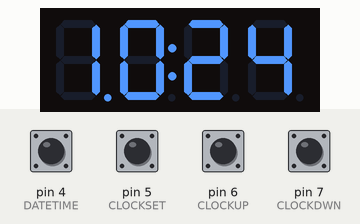
Bench run of a sketch on a simulated Arduino Uno, built with avr-gcc and run on an emulated ATmega328P. Parts: 4-digit seven-segment display. The test bench sets the inputs (shaded band); at power-on: pin 4 (DATETIME), pin 5 (CLOCKSET), pin 6 (CLOCKUP), pin 7 (CLOCKDWN) HIGH. The local clock reads 2024-03-15 10:24:30 at power-on unless the sketch sets it.

Above: at 1.2 s.
1.3 s: pin 5 (CLOCKSET) pulled LOW for 0.15 s
At 2.7 s:
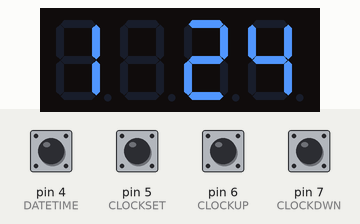
3.1 s: pin 6 (CLOCKUP) pulled LOW for 1 s
At 5.3 s:
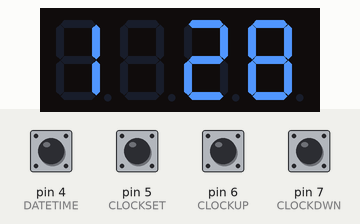
5.6 s: pin 5 (CLOCKSET) pulled LOW for 1 s
At 7.8 s:
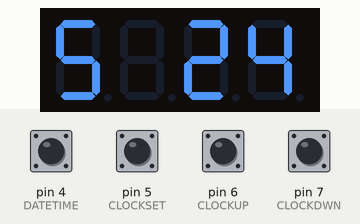
8.1 s: pin 7 (CLOCKDWN) pulled LOW for 0.15 s
At 9.4 s:
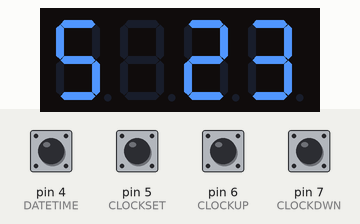
9.9 s: pin 7 (CLOCKDWN) pulled LOW for 1 s
At 11.9 s:
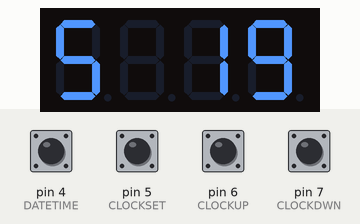
Timing chart, 0 to 13.4 s (numbered marks = the images above; inputs shaded):
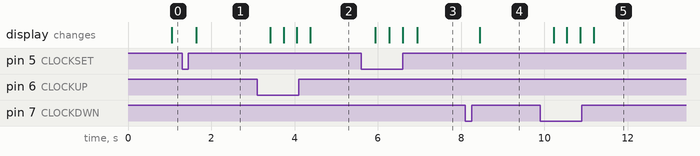

The sketch:

gawclock.ino
```cpp
/* ------------------------------------------------------------------------- *
 * Name   : gawclock
 * Author : Gerard Wassink
 * Date   : December 2022
 * Purpose: Show time from RTC module on 7 segment displays
 * Versions:
 *   0.1  : Initial code base
 *   0.2  : Built in setting the clock
 *   0.3  : Credits for used libraries
 *          Code cleanup and more comments
 *   0.4  : Built in brightness adjusting
 *   1.0  : Some code cleanup
 *   1.1  : Updated pin numbers for new clock
 *          Default to show time when datetime button not implemented
 *
 * ------------------------------------------------------------------------- */
#define progVersion "1.1"                   // Program version definition
/* ------------------------------------------------------------------------- *
 *             GNU LICENSE CONDITIONS
 * ------------------------------------------------------------------------- *
 * This program is free software; you can redistribute it and/or modify
 * it under the terms of the GNU General Public License as published by
 * the Free Software Foundation; either version 2 of the License, or
 * (at your option) any later version.
 *
 * This program is distributed in the hope that it will be useful,
 * but WITHOUT ANY WARRANTY; without even the implied warranty of
 * MERCHANTABILITY or FITNESS FOR A PARTICULAR PURPOSE.  See the
 * GNU General Public License for more details.
 *
 * You should have received a copy of the GNU General Public License along
 * with this program; if not, write to the Free Software Foundation, Inc.,
 * 51 Franklin Street, Fifth Floor, Boston, MA 02110-1301 USA.
 *
 * ------------------------------------------------------------------------- *
 *       Copyright (C) December 2022 Gerard Wassink
 * ------------------------------------------------------------------------- */

/* ------------------------------------------------------------------------- *
 *             Credits to whom it is due                              DS3231
 * ------------------------------------------------------------------------- *
 * For the DS3231 clock module library:
 *
 *   authors:
 *   - family-names: "Ayars"
 *     given-names: "Eric"
 *     orcid: "https://orcid.org/0000-0003-2150-6935"
 *   - family-names: "Wickert"
 *     given-names: "Andrew D."
 *     orcid: "https://orcid.org/0000-0000-0000-0000"
 *   - family-names: "Community"
 *     given-names: "Open Source Hardware"
 *   title: "DS3231"
 *   version: 1.1.0
 *   doi: 10.5281/zenodo.2008621
 *   date-released: 2021-12-06
 *   url: "https://github.com/NorthernWidget/DS3231"
 * ------------------------------------------------------------------------- */

/* ------------------------------------------------------------------------- *
 *             Credits to whom it is due                              TM1637
 * ------------------------------------------------------------------------- *
 * For the TM1637 display module library:
 *
 * author:
 * - avishorp
 * - url: https://github.com/avishorp/TM1637
 * ------------------------------------------------------------------------- */

#include <Arduino.h>
#include <TM1637Display.h>

#include <DS3231.h>
#include <Wire.h>

#define DEBUG 0

#if DEBUG == 1
  #define debugstart(x) Serial.begin(x)
  #define debug(x) Serial.print(x)
  #define debugln(x) Serial.println(x)
#else
  #define debugstart(x)
  #define debug(x)
  #define debugln(x)
#endif

/* -------------------------------------------------------------------------- *
 * Definitions for clock module
 * -------------------------------------------------------------------------- */
DS3231 myRTC;                       // --- clock object

bool century = false;               // century roll-over bit
bool h12Flag;                       // 12/ 24 flag returned using getHour()
bool pmFlag;                        // AM / PM flag returned using getHour()
bool showDots = true;               // dots blinker boolean

/* -------------------------------------------------------------------------- *
 * Definitions for display module
 * -------------------------------------------------------------------------- */
#define CLK 2                       // Module connection pins
#define DIO 3                       //  (Digital Pins)

TM1637Display display(CLK, DIO);    // display object


/* -------------------------------------------------------------------------- *
 * Global definitions for pins used
 * -------------------------------------------------------------------------- */
#define DATETIME 4                 // Switch between date & time display
#define CLOCKSET 5                 // Button to set clock values
#define CLOCKUP  6                 // move value up
#define CLOCKDWN 7                 // move value down

/* -------------------------------------------------------------------------- *
 * Global definitions
 * -------------------------------------------------------------------------- */
#define timeDispInterval 1000
long timeDispPreviousMillis = 1000; // Make timeouts work first time

int brightness = 1;

/* -------------------------------------------------------------------------- *
 * setup() initialization routine
 * -------------------------------------------------------------------------- */
void setup()
{
  debugstart(9600);                // only when
  debugln("Program start");        //  debugging is on

  Wire.begin();                    // Start the I2C interface

  /* ------------------------------------------------------------------------ *
   * Set these pins for input, make them default high
   * ------------------------------------------------------------------------ */
  for (int PIN=DATETIME; PIN<=CLOCKDWN; PIN++) {
    pinMode(PIN, INPUT);         // Setup pin for input
    digitalWrite(PIN, HIGH);     //  and engage pull-up to make in high
  }

  /* ------------------------------------------------------------------------ *
   * Initialize the display
   * ------------------------------------------------------------------------ */
  display.clear();                  // Clear LED display
  display.setBrightness(brightness);// Start with low brightness

  /* ------------------------------------------------------------------------ *
   * Set time to Epoch for local time, see: https://www.epochconverter.com/
   *  after setting the clock, comment out only this line!
   * ------------------------------------------------------------------------ */
  //myRTC.setEpoch((time_t)1672479510, true);

  /* ------------------------------------------------------------------------ *
   * Set time to individual values for time and date
   *  after setting the clock, comment out these lines!
   * ------------------------------------------------------------------------ */
  //myRTC.setYear((byte)23);
  //myRTC.setMonth((byte)07);
  //myRTC.setDate((byte)14);
  //myRTC.setHour((byte)15);
  //myRTC.setMinute((byte)42);
  //myRTC.setSecond((byte)00);

  /* ------------------------------------------------------------------------ *
   * Set for 24 hour clock
   * ------------------------------------------------------------------------ */
  myRTC.setClockMode(false);

}


/* -------------------------------------------------------------------------- *
 * Loop this after setup
 * -------------------------------------------------------------------------- */
void loop() {

  unsigned long currentMillis = millis();

                                    // Depending on switch, show date or time
  if(currentMillis - timeDispPreviousMillis > timeDispInterval) {
    timeDispPreviousMillis = currentMillis;  // save the last time we displayed
    if (!digitalRead(DATETIME)) {
      showDate();
    } else {
      showTime();
    }
  }

  if (digitalRead(CLOCKSET) == 0) { // do we have to set the clock?
    delay(300);                     // Bouce delay
    setClock();                     // Perform set routine
  }
}


/* -------------------------------------------------------------------------- *
 * Routine to show the date
 * -------------------------------------------------------------------------- */
void showDate() {
  display.showNumberDec(myRTC.getDate(), true, 2, 0);
  display.showNumberDec(myRTC.getMonth(century), true, 2, 2);
}


/* -------------------------------------------------------------------------- *
 * Routine to show the time
 * -------------------------------------------------------------------------- */
void showTime() {
  showDots = !showDots;             // flipped every second to make dots blink
  if (showDots) {
    display.showNumberDecEx(myRTC.getHour(h12Flag, pmFlag), 0b11100000, true, 2, 0);
  } else {
    display.showNumberDecEx(myRTC.getHour(h12Flag, pmFlag), 0b00000000, true, 2, 0);
  }
  display.showNumberDec(myRTC.getMinute(), true, 2, 2);
}


/* -------------------------------------------------------------------------- *
 * Routine to set six values in the clock, indicated by the left display:
 *  1. year   2. month    3. date
 *  4. hour   5. minute   6. second
 *  7. brightness
 * -------------------------------------------------------------------------- */
void setClock() {
  display.clear();                  // Clear LED display

  int setVal;
  byte valueToSet;
  for (setVal=1; setVal<=7; setVal++) {
    display.showNumberDec(setVal, true, 1, 0);

    switch (setVal) {
      case 1:                       // retrieve, alter and restore Year value
        valueToSet = myRTC.getYear();
        valueToSet = setValue(valueToSet, setVal, 00, 99);
        myRTC.setYear((byte)valueToSet);
        break;

      case 2:                       // retrieve, alter and restore Month value
        valueToSet = myRTC.getMonth(century);
        valueToSet = setValue(valueToSet, setVal, 01, 12);
        myRTC.setMonth((byte)valueToSet);
        break;

      case 3:                       // retrieve, alter and restore Date value
        valueToSet = myRTC.getDate();
        valueToSet = setValue(valueToSet, setVal, 01, 31);
        myRTC.setDate((byte)valueToSet);
        break;

      case 4:                       // retrieve, alter and restore Hour value
        valueToSet = myRTC.getHour(h12Flag, pmFlag);
        valueToSet = setValue(valueToSet, setVal, 01, 23);
        myRTC.setHour((byte)valueToSet);
        break;

      case 5:                       // retrieve, alter and restore Minute value
        valueToSet = myRTC.getMinute();
        valueToSet = setValue(valueToSet, setVal, 00, 59);
        myRTC.setMinute((byte)valueToSet);
        break;

      case 6:                       // retrieve, alter and restore Second value
        valueToSet = myRTC.getSecond();
        valueToSet = setValue(valueToSet, setVal, 00, 59);
        myRTC.setSecond((byte)valueToSet);
        break;

      case 7:                       // retrieve, alter and restore Brightness value
        valueToSet = brightness;
        valueToSet = setValue(valueToSet, setVal, 1, 7);
        brightness = valueToSet;

      default:
        break;
    }
  }
}


/* -------------------------------------------------------------------------- *
 * Routine to change a values from the clock
 * -------------------------------------------------------------------------- */
byte setValue(byte valueToSet, int num, int low, int high) {
  while (1) {
    display.showNumberDec(valueToSet, true, 2, 2);

    if (digitalRead(CLOCKUP) == 0) {
      delay(300);                   // Bouce delay
      valueToSet++;                 // Increment value
    }

    if (digitalRead(CLOCKDWN) == 0) {
      delay(300);                   // Bouce delay
      valueToSet--;                 // Decrement value
    }

    if (valueToSet <  low) valueToSet = low;
    if (valueToSet > high) valueToSet = high;

    if (num == 7) {
      display.setBrightness(valueToSet); // New value for display brightness
    }

    if (digitalRead(CLOCKSET) == 0) {
      delay(300);                   // Bouce delay
      break;                        // Return
    }
  }
  return valueToSet;
}
```

Measured:
- after the input at 1.3 s, the display: changes after 0.33 s (image 1)
- after the input at 3.1 s, the display: first changes after 0.32 s (image 2 shows a later state)
- after the input at 5.6 s, the display: first changes after 0.34 s (image 3 shows a later state)
- after the input at 8.1 s, the display: changes after 0.34 s (image 4)
- after the input at 9.9 s, the display: first changes after 0.33 s (image 5 shows a later state)
